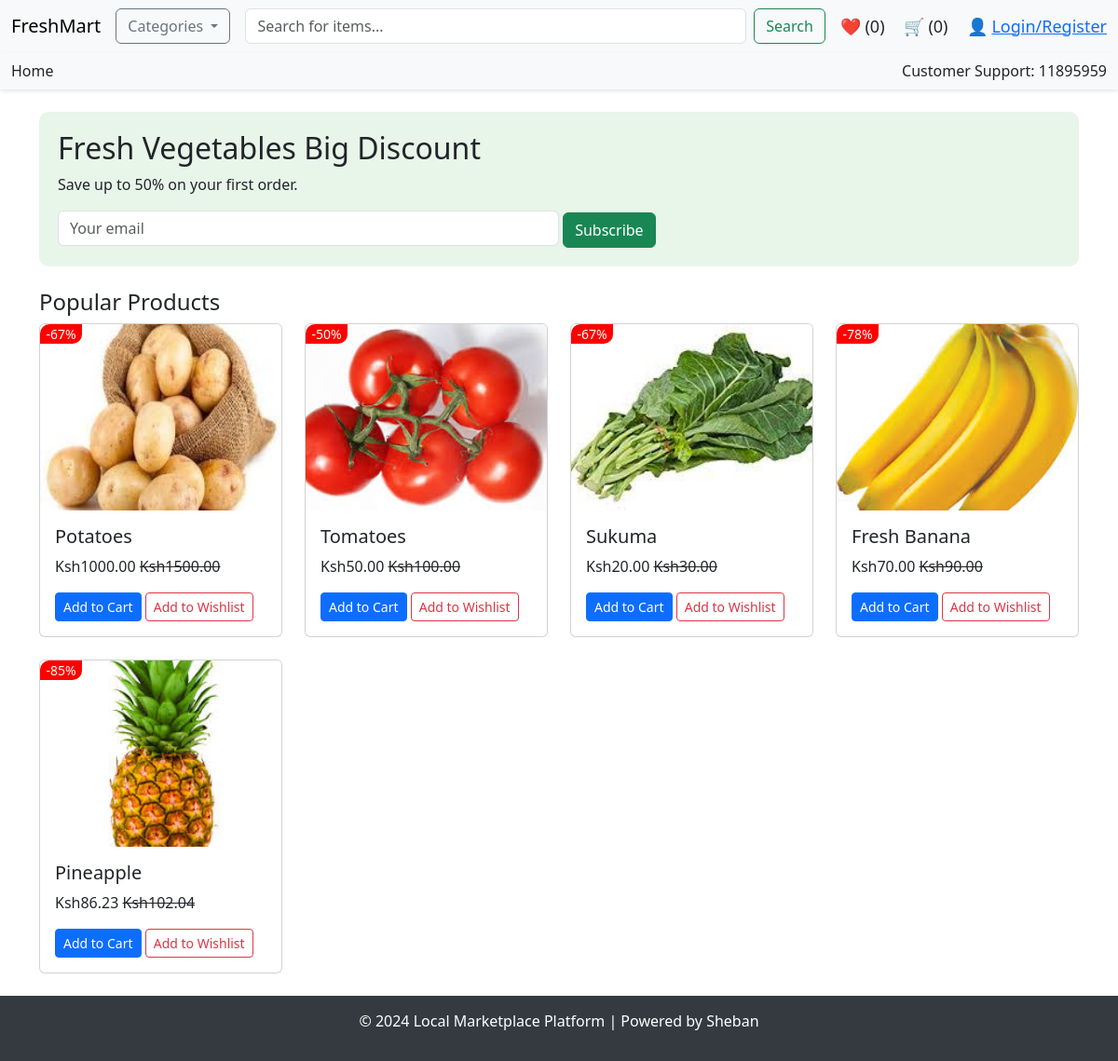
The page / on the database its author committed.
### core/models.py (models this page shows, shortened)
class Product(models.Model):
    pid = ShortUUIDField(unique=True, length=10, max_length=20, prefix="ven", alphabet="abcdefgh12345")
    user = models.ForeignKey(User, on_delete=models.SET_NULL, null=True)
    category = models.ForeignKey(Category, on_delete=models.SET_NULL, null=True,)
    vendor = models.ForeignKey(Vendor, on_delete=models.SET_NULL, null=True,)
    title = models.CharField(max_length=100, default="Fresh")
    image = models.ImageField(upload_to="category", default="product.jpg")
    description = models.TextField(null=True, blank=True, default="This is the product")
    price = models.DecimalField(max_digits=999999999, decimal_places=2, default="1.99")
    old_price = models.DecimalField(max_digits=999999999, decimal_places=2, default="2.99")
    specification = models.TextField(null=True, blank=True,)
    product_status = models.CharField(choices=STATUS, max_length=10, default="in_review")
    status = models.BooleanField(default=True)
    in_stock = models.BooleanField(default=True)
    featured = models.BooleanField(default=False)
    digital = models.BooleanField(default=False)
    sku = ShortUUIDField(unique=True, length=4, max_length=10, prefix="sku", alphabet="1234567890")
    date = models.DateTimeField(auto_now_add=True)
    updated = models.DateTimeField(null=True, blank=True)
    class Meta:
        verbose_name_plural = "Products"
    def get_percentage(self):
        new_price = (self.price / self.old_price) * 100
        return new_price

### core/views.py (the view)
# urls.py: path("", index, name="index"),
def index(request):
    products = Product.objects.filter(product_status="published", featured=True)
    context = {
        "products":products
    }
    return render(request, 'core/index.html', context)

### templates/core/index.html (shortened to what this page needs)
{% load static %}
<!DOCTYPE html>
<html lang="en">
<head>
    <link href="https://cdn.jsdelivr.net/npm/bootstrap@5.3.0-alpha3/dist/css/bootstrap.min.css" rel="stylesheet">
</head>
<body>
    <nav class="navbar navbar-expand-lg navbar-light bg-light">
        <div class="container-fluid">
            <a class="navbar-brand" href="#">FreshMart</a>
            <div class="dropdown">
                <button class="btn btn-outline-secondary dropdown-toggle" type="button" data-bs-toggle="dropdown">
                    Categories
                </button>
            </div>
            <form class="d-flex mx-3" style="flex-grow: 1;">
                <input class="form-control me-2" type="search" placeholder="Search for items..." aria-label="Search">
                <button class="btn btn-outline-success" type="submit">Search</button>
            </form>
            <div>
                <span class="icon me-3" id="wishlist-icon">❤️ (0)</span>
                <span class="icon me-3" id="cart-icon" onclick="window.location.href='{% url 'cart' %}'">🛒 (0)</span>
                <span class="icon">👤
                    {% if user.is_authenticated %}
                    <a href="{% url 'logout' %}">Logout</a>
                    {% else %}
                    <a href="http://127.0.0.1:8000/user/sign-up/">Login/Register</a>
                    {% endif %}
                </span>
            </div>
        </div>
    </nav>
    <div class="navbar bg-light">
        <div class="container-fluid">
            <div>
                <a href="#" class="nav-link d-inline-block">Home</a>
            </div>
            <div>
                <span>Customer Support: 11895959</span>
            </div>
        </div>
    </div>
    <div class="container mt-4">
        <div class="hero-banner mb-4">
            <h2>Fresh Vegetables Big Discount</h2>
            <p>Save up to 50% on your first order.</p>
            <form class="contact-form" id="contact-me" method="POST">
                <input type="email" name="email" class="form-control w-50 d-inline-block" placeholder="Your email">
                <button type="submit" class="btn btn-success">Subscribe</button>
            </form>
        </div>
        <h4>Popular Products</h4>
        <div class="row" id="product-grid">
            {% for p in products %}
            <div class="col-md-3 mb-4">
                <div class="card">
                    <div class="product-action">
                        <div class="product-badges">
                            <span class="hot">-{{ p.get_percentage | floatformat:0 }}%</span>
                        </div>
                    </div>
                    <img src="{{ p.image.url }}" class="card-img-top" alt="{{ p.title }}" onclick="redirectToDetail({{ products.pid }})">
                    <div class="card-body">
                        <h5 class="card-title">{{ p.title }}</h5>
                        <p class="card-text" id="current-product-price">Ksh{{ p.price }} <del>Ksh{{ p.old_price }}</del> </p>
                        <button class="btn btn-primary btn-sm" type="submit" id="add-to-cart-btn" onclick="addToCart()">Add to Cart</button>
                        <button class="btn btn-outline-danger btn-sm" onclick="addToWishlist()">Add to Wishlist</button>
                    </div>
                </div>
            </div>
            {% endfor %}
        </div>
    </div>
    <footer>
        <p>© 2024 Local Marketplace Platform | Powered by Sheban</p>
    </footer>
</body>
</html>

### templates/core/index.html (style rules this page uses)
.navbar { box-shadow: 0 2px 4px rgba(0, 0, 0, 0.1); }
.hero-banner { background: #e8f5e9; padding: 20px; border-radius: 10px; }
.card img { z-index: 1; height: 200px; object-fit: cover; }
.product-action { position: absolute; z-index: 2; }
.product-badges { font-size: 14px; display: flex; justify-content: center; width: 45px; background-color: red; color: white; border-top-left-radius: 10px; border-bottom-right-radius: 10px; }
footer { background: #343a40; color: white; padding: 15px; text-align: center; }
.icon { font-size: 18px; cursor: pointer; }

### rows shown on the page
Product: get_percentage "67", image (picture), title "Potatoes", price "1000.00", old_price "1500.00"
Product: get_percentage "50", image (picture), title "Tomatoes", price "50.00", old_price "100.00"
Product: get_percentage "67", image (picture), title "Sukuma", price "20.00", old_price "30.00"
Product: get_percentage "78", image (picture), title "Fresh Banana", price "70.00", old_price "90.00"
Product: get_percentage "85", image (picture), title "Pineapple", price "86.23", old_price "102.04"
